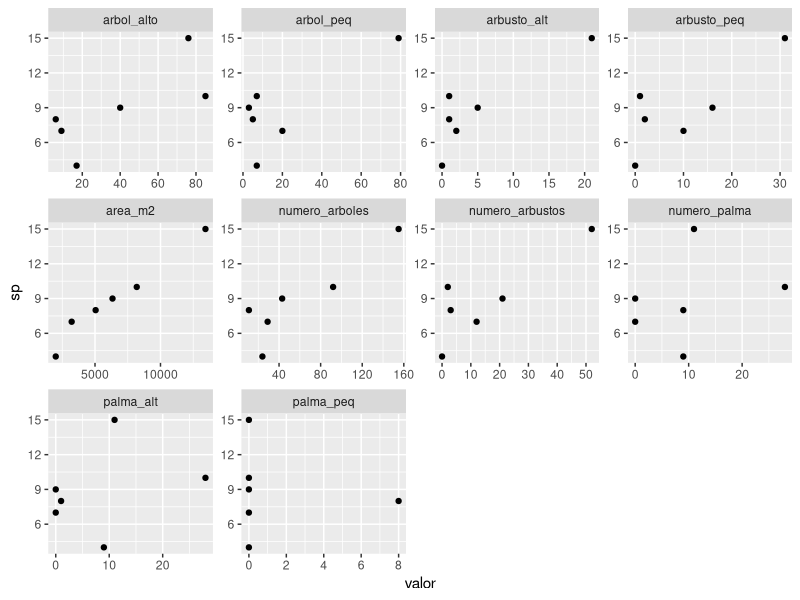
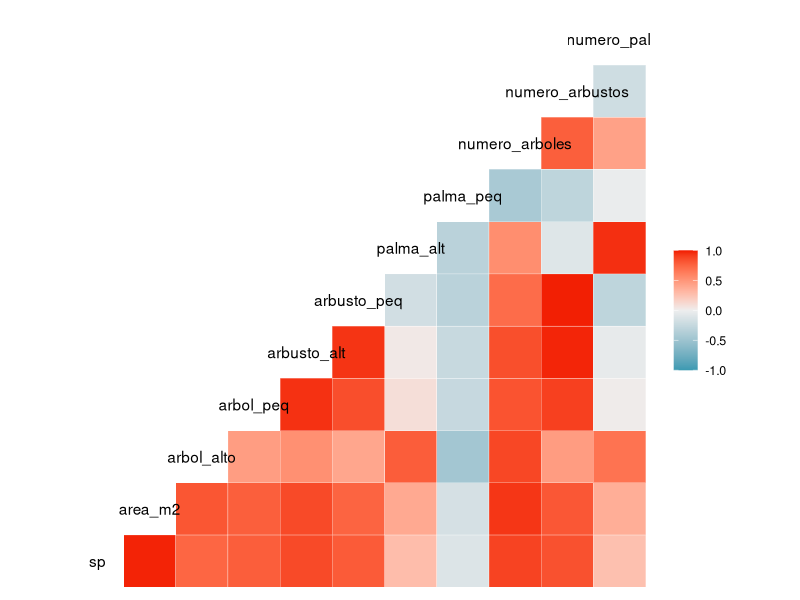
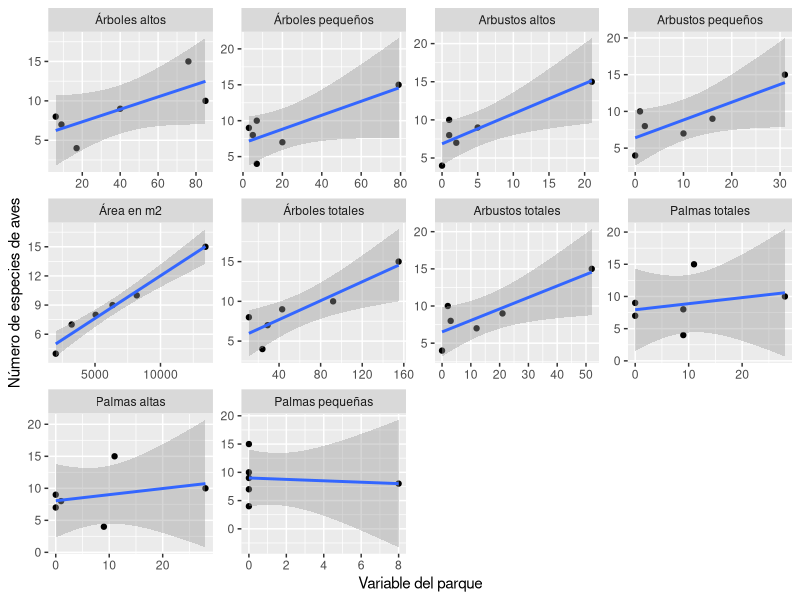
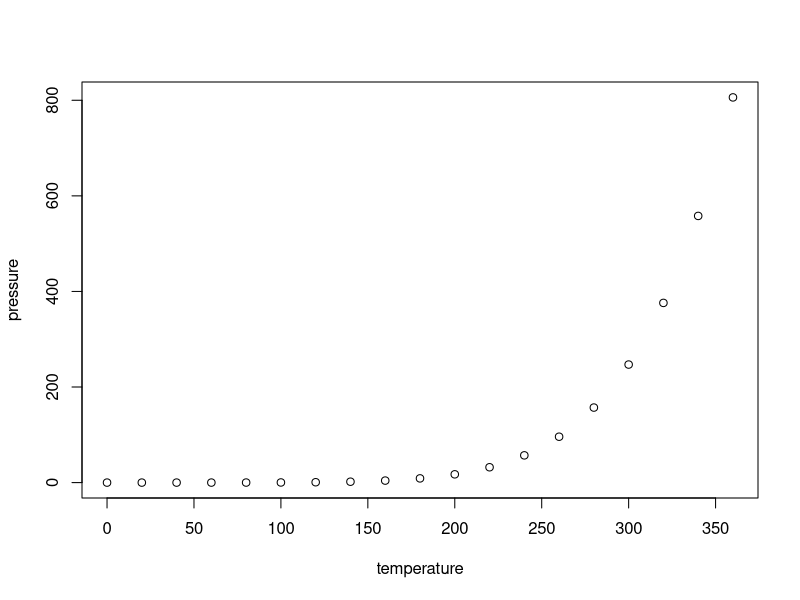

Here is the R script that generated these plots, in order:
## ---- chunk 1
#En primer lugar la activacion de los Packages a utilizar

library(tidyverse)
library(ggplot2) 
library(dplyr)
library(tidyr)
library(readr) 

# Abrir los datos y ver su contenido

setwd('C:/Users/Est3ban/Desktop/Proyecto') 

modelo_final <- read_csv("modelo_final.csv") 

modelo_final 

glimpse(modelo_final)

summary(modelo_final) 

View(modelo_final)

## ---- chunk 2

# Luego se realiza un grafio, en cual indica el numero de especies entre el las diferentes variables, como arbol alto, entre  los  otros

modelo_final %>% select(-Parque) %>% select(-ID) %>%
  gather(key = "variable", value = "valor", -sp) %>%
  ggplot(aes(x = valor, y = sp)) +
  geom_point() +
  facet_wrap(~ variable, scales = "free")

#Luego se observa la correlación de las diferentes variables

modelo_final %>% select(-Parque)  %>% cor()

#de las cuales parece haber una correlacion con: 
    #el area principalmente 
    #Arboles altos 
    #numero arbusto 
    #numero Arboles

## ---- chunk 3
#Seguidamente se hacen test de correlación, para determinar si hay correlacion significativa con el p-value

cor.test(modelo_final$sp, modelo_final$area_m2) 
#Pvalue menor a 0.05, correlacion significativa con respecto al área

cor.test(modelo_final$sp, modelo_final$arbol_alto) 
#Pvalue en 0.05, se redondea a 0.06, no hay correlacion con respecto al número de arboles altos

cor.test(modelo_final$sp, modelo_final$arbol_peq)
#Pvalue mayor a 0.05, no se puede asumir una correlacion significativa con respecto al numero de arboles pequeños

cor.test(modelo_final$sp, modelo_final$arbusto_alt) 
#Pvalue menor a 0.05, correlacion significativa con respecto a numero de arbustos altos

cor.test(modelo_final$sp, modelo_final$arbusto_peq) 
#Pvalue menor a 0.05, correlacion significativa con respecto a numero de arbustos  pequeños

cor.test(modelo_final$sp, modelo_final$palma_alt) 
#Pvalue mayor a 0.05, no se puede asumir una correlacion significativa con respecto a numero de palmas altas

cor.test(modelo_final$sp, modelo_final$palma_peq) 
#Pvalue mayor a 0.05, no se puede asumir una correlacion significativa con respecto a numero de palmas pequeñas

cor.test(modelo_final$sp, modelo_final$numero_palma)
#pvalue menor a 0.05. NO hay correlaciÃ³n con respecto a numero de palmas

cor.test(modelo_final$sp, modelo_final$numero_arboles)  
#Pvalue MAYOR a 0.05. Si hay correlaciÃ³n con respecto a numero de arboles

cor.test(modelo_final$sp, modelo_final$numero_arbustos)  
#pvalue MAYOR a 0.05. Si hay correlaciÃ³n con respecto a numero de arbustos

#En resumen, las unicas variables que parecen tener una correlacion significativa con el numero de especies de aves es
  #1) Area 
  #2) Arbusto alto 
  #3) Arbusto pequeÃ±o 
  #4) Numero_arboles 
  #5) Numero_arbustos

## ---- chunk 4
#Comando para formar un grafico de correlación entre las variables y las especies

library(GGally)
modelo_final %>% select(-Parque) %>% select(-ID) %>% ggcorr()

# Lo cual se Nota correlacion alta entre especie y 
                            #1)area 
                            #2)arbusto_alt 
                            #3)numero_arboles 
                            #4)numero_arbusto

## ---- chunk 5
#Seguidamente se ajustan modelos lineales entre especies y las diferentes variables determindas en el analisis

#Base
mod0<- lm(sp ~ 1, data = modelo_final)

#Area
mod1 <- lm(sp ~ area_m2, data = modelo_final)

#Numero de arboles altos
mod2 <- lm(sp ~ arbol_alto, data = modelo_final)

#Numero de arboles pequeños
mod3 <- lm(sp ~ arbol_peq, data = modelo_final)

#Numero de arbustos altos
mod4 <- lm(sp ~ arbusto_alt, data = modelo_final)

#Numero de arbustos pequeños
mod5 <- lm(sp ~ arbusto_peq, data = modelo_final)

#Numero de palmas altas
mod6 <- lm(sp ~ palma_alt, data = modelo_final)

#Numero de palmas pequeñas
mod7 <- lm(sp ~ palma_peq, data = modelo_final)

#Numero de palmas
mod8 <-lm(sp ~ numero_palma, data = modelo_final) 

#Numero de arboles
mod9 <- lm(sp ~ numero_arboles, data = modelo_final) 

#Numero de arbustos
mod10 <- lm(sp ~ numero_arbustos, data = modelo_final) 


## ---- chunk 6
#Para veer datos de los modelos lineales

summary(mod0)

summary(mod1) 
# 97% of the variance found in the response variable sp 
#can be explained by the area

summary(mod2) 
# 56% of the variance found in sp 
#can be explained by arbol alto

summary(mod3)  
# 61% of the variance found in sp 
#can be explained by arbol peq

summary(mod4) 
# 75% of the variance found in sp 
#can be explained by the arbusto alto

summary(mod5) 
# arbusto pequeño NO explica

summary(mod6) 
# palmas altas no explican nada 

summary(mod7) 
#palmas pequenas no explican nada

summary(mod8) 
#palmas totales tampoco explican nada 

summary(mod9) 
# numero arboles totales si explica.
# 79% of the variance found in sp can be explained by numero arboles

summary(mod10)  
# 69% of the variance found in sp can be explained by numero arbustos

## ---- chunk 7
# Seguidamente un comando para ponerle el nombre a las variables, y el grafico del principio, pero generando una recta lineal

variable.names<-c("Área en m2",
                  "Árboles altos",
                  "Árboles pequeños",
                  "Arbustos altos",
                  "Arbustos pequeños",
                  "Palmas altas",
                  "Palmas pequeñas",
                  "Árboles totales", 
                  "Arbustos totales",
                  "Palmas totales")

variable.names

names(variable.names)<-names(modelo_final[,-(1:3)])
modelo_final %>% select(-Parque) %>% select(-ID) %>%
  gather(key = "variable", value = "valor", -sp) %>% 
  ggplot(aes(x = valor, y = sp)) +
  ylab("Número de especies de aves")+
  xlab("Variable del parque")+
  geom_point() +
  facet_wrap(~ variable, scales = "free", labeller=labeller(variable=variable.names))+
  geom_smooth(method = "lm")

## ---- chunk 8

#Finalmente se analizan los AIC y se compara con el valor  R2
AIC <- AIC(mod1, 
           mod2,
           mod3,
           mod4,
           mod5,
           mod6,
           mod7,
           mod8,
           mod9,
           mod10) 

R2 <- c(summary(mod1)$r.squared,
        summary(mod2)$r.squared,
        summary(mod3)$r.squared,
        summary(mod4)$r.squared,
        summary(mod5)$r.squared,
        summary(mod6)$r.squared,
        summary(mod7)$r.squared,
        summary(mod8)$r.squared,
        summary(mod9)$r.squared,
        summary(mod10)$r.squared)

AIC <- AIC(mod1, 
           mod2,
           mod3,
           mod4,
           mod5,
           mod6,
           mod7,
           mod8,
           mod9,
           mod10) 

AIC$r2 <- R2 
AIC



#Los modelos con el MENOR AIC y MAYOR R2 son: 
#mod1, mod4, mod10 y mod11. 
#mod1(area), mod10 (numero_arboles) y mod11(numero arbustos). 
#Se podria incluir  mod4(arbusto alto),pero el r2 es menor de 0,80

## ---- chunk 9
knitr::opts_chunk$set(echo = TRUE)
## ---- chunk 10
summary(cars)
## ---- chunk 11
plot(pressure)
